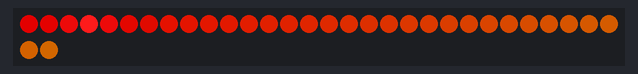
Recording of a sketch running on a simulated Arduino Uno, built with avr-gcc and run on an emulated ATmega328P. On the bench: 32 RGB LEDs in strip order, left to right, continuing on the next row. Dim RGB values are drawn brighter than linear; random numbers use the default seed unless the sketch sets one; what the sketch prints to the serial monitor is not drawn.

Above: at 2.65 s.
At 6.86 s:
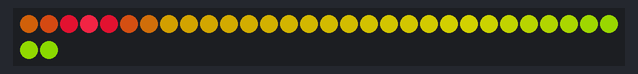
At 11.1 s:
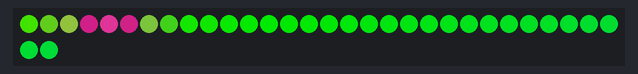
At 15.65 s:
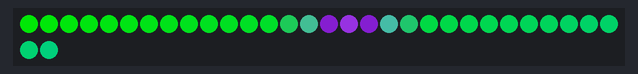
At 20.1 s:
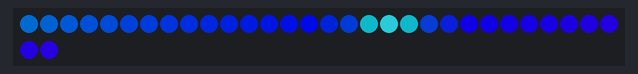
At 29.1 s:
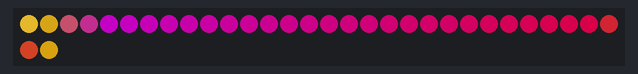

The sketch:

blend_into_rainbow.ino
```cpp
//***************************************************************
// Messing with blending a moving cycling color into a moving
// background rainbow.
//
// Marc Miller, Sept 2019
//***************************************************************

#include "FastLED.h"
#define DATA_PIN    11
#define CLK_PIN     13
#define LED_TYPE    LPD8806
#define COLOR_ORDER GRB
#define NUM_LEDS    32
#define BRIGHTNESS  255
CRGB leds[NUM_LEDS];

uint8_t pos;  //stores a position for color being blended in
uint8_t hue, hue2;  //stores a color


//---------------------------------------------------------------
void setup() {
  Serial.begin(115200);  // Allows serial monitor output (check baud rate)
  delay(2500); // startup delay
  //FastLED.addLeds<LED_TYPE,DATA_PIN,COLOR_ORDER>(leds, NUM_LEDS).setCorrection(TypicalLEDStrip);
  FastLED.addLeds<LED_TYPE,DATA_PIN,CLK_PIN,COLOR_ORDER>(leds, NUM_LEDS).setCorrection(TypicalLEDStrip);
  FastLED.setBrightness(BRIGHTNESS);
  Serial.println("Setup done. \n");
}


//---------------------------------------------------------------
void loop() {
  EVERY_N_MILLISECONDS(100){
    hue++;  //used to cycle through the rainbow
  }

  fill_rainbow(leds, NUM_LEDS, hue, 255/NUM_LEDS/4);  //draw part of the rainbow into the strip
  fadeToBlackBy(leds, NUM_LEDS, 70);  //fade the whole strip down some

  EVERY_N_MILLISECONDS(130) {
    pos++;
    if (pos == NUM_LEDS) { pos = 0; }  //reset to begining
  }

  EVERY_N_MILLISECONDS(5){
    hue2 = hue2 - 1;  //used to change the moving color
  }
  CRGB blendThisIn  = CHSV(hue2, 170, 255);  //color to blend into the background
  CRGB blendThisIn2 = CHSV(hue2, 200, 225);  //color to blend into the background
  CRGB blendThisIn3 = CHSV(hue2, 230, 200);  //color to blend into the background
  CRGB blendThisIn4 = CHSV(hue2, 255, 180);  //color to blend into the background

  static uint8_t blendAmount = 240;  //amount of blend  [range: 0-255]

  nblend(leds[pos],                  blendThisIn4, blendAmount/3);
  nblend(leds[mod8(pos+1,NUM_LEDS)], blendThisIn3, blendAmount/2);
  nblend(leds[mod8(pos+2,NUM_LEDS)], blendThisIn2, blendAmount);
  nblend(leds[mod8(pos+3,NUM_LEDS)], blendThisIn,  blendAmount);
  nblend(leds[mod8(pos+4,NUM_LEDS)], blendThisIn2, blendAmount);
  nblend(leds[mod8(pos+5,NUM_LEDS)], blendThisIn3, blendAmount/2);
  nblend(leds[mod8(pos+6,NUM_LEDS)], blendThisIn4, blendAmount/3);

  FastLED.show();  //update the display

  EVERY_N_SECONDS(random8(5,21)) {
    delay(3000);  //randomly stop the animation to observe the blending
  }

}//end_main_loop
```
